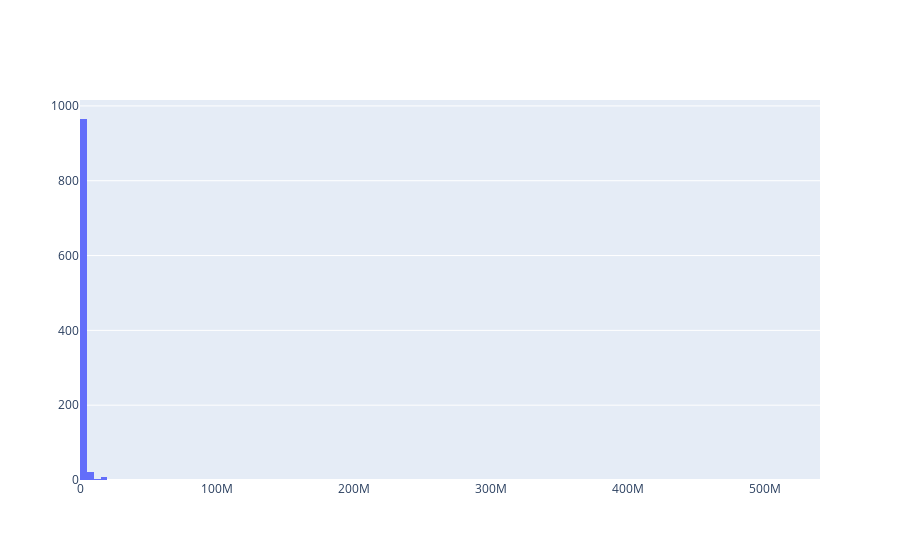

Write notebook code for a chart like this one.
### Code cell
# plot results
import plotly.graph_objects as go

fig = go.Figure(data=[go.Histogram(x=ten_dollas)])
fig.show()

### Figure 1 — Plotly figure (JSON) as saved in the notebook; plotly's stock layout.template omitted (floating-point values rounded to 4 significant figures; data arrays with more than 128 entries replaced by an {"elided": "..."} marker saying what was removed)
{"data": [{"type": "histogram", "x": {"elided": "1000 int values"}}], "layout": {}}
